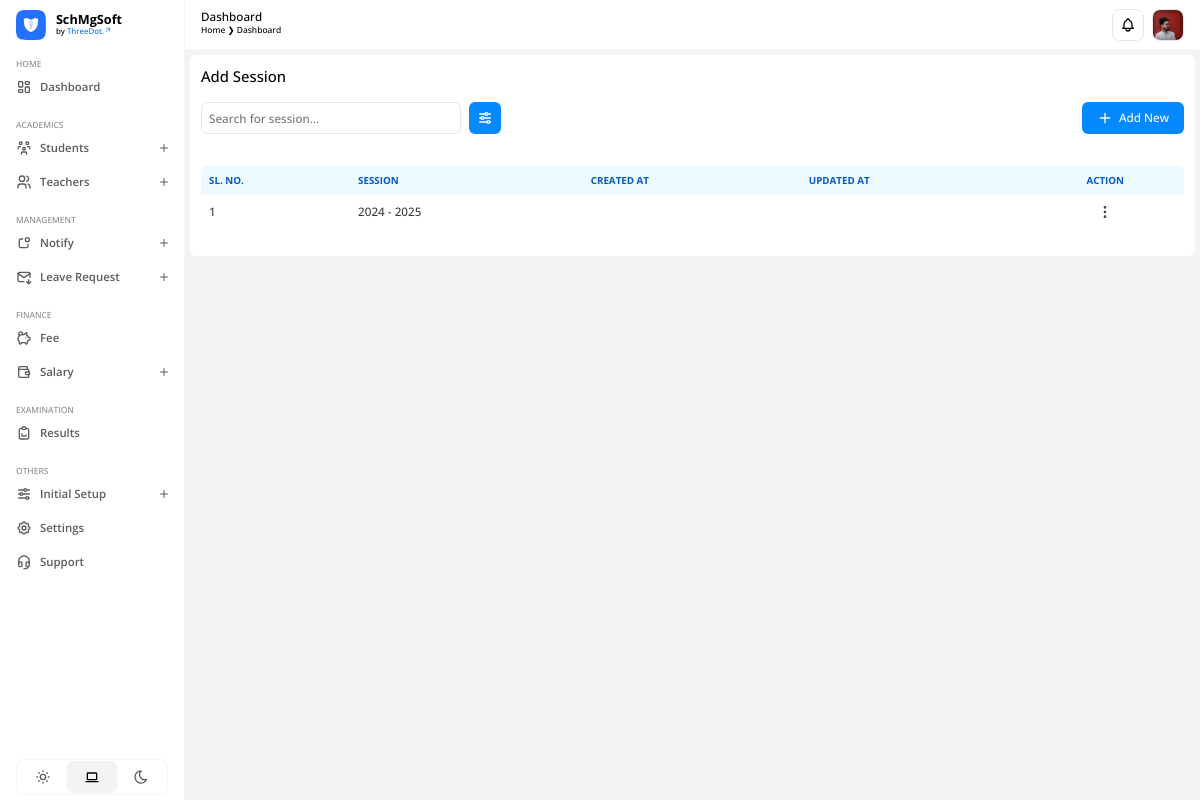
/home/add-session/ (signed in), run on the app's committed database.
### apps/users/models.py (models this page shows)
class CustomUser(AbstractUser):
    USER = (
        (1, 'ADMIN'),
        (2, 'TEACHER'),
        (3, 'STUDENT')
    )
    user_type = models.CharField(choices=USER, max_length=20, default=1)
    profile_pic = models.ImageField(upload_to='profile_pic/', null=True, blank=True)
    city = models.CharField(max_length=200, blank=True)
    country = models.CharField(max_length=200, blank=True)

### apps/home/models.py (models this page shows, shortened)
class Session(models.Model):
    start_session = models.CharField(max_length=100)
    end_session = models.CharField(max_length=100)

### apps/home/views.py (the view, shortened to what this page needs)
# urls.py: path('add-session/', views.add_session, name='add-session'),
@login_required(login_url='/')
def add_session(request):
    sessions = Session.objects.all()
    context = {
        'sessions': sessions
    }
    return render(request, 'add-session.html', context)

### apps/home/templates/add-session.html (shortened to what this page needs)
{% extends "base.html" %} {% load static %} {% block htmlhead %}
<link
  rel="stylesheet"
  type="text/css"
  href="{% static 'css/home/add-session.css' %}"
/>
{% endblock htmlhead %} {% block content %}
<div id="add-session-container">
  <h3>Add Session</h3>
  <div class="header">
    <div class="search-filter">
      <input
        type="text"
        name="search-input"
        id="search-input"
        placeholder="Search for session..."
      />
      <button>
      </button>
    </div>
    <span id="add-new-btn">
      <p>Add New</p>
    </span>
  </div>
  <div id="table-container">
    <table id="session-table">
      <thead>
        <tr>
          <th>SL. NO.</th>
          <th>SESSION</th>
          <th>CREATED AT</th>
          <th>UPDATED AT</th>
          <th style="text-align: center">ACTION</th>
        </tr>
      </thead>
      <tbody>
        {% for i in sessions %}
        <tr>
          <td>{{ forloop.counter }}</td>
          <td>{{ i.start_session }} - {{ i.end_session }}</td>
          <td>{{ i.created_at }}</td>
          <td>{{ i.updated_at }}</td>
          <td
            style="
              text-align: center;
              display: flex;
              align-items: center;
              justify-content: center;
            "
          >
            <button class="action-btn">
            </button>
          </td>
        </tr>
        {% endfor %}
      </tbody>
    </table>
  </div>
</div>
{% include "add-session-form.html" %}
{% endblock %}

### SchMgSoft/templates/header.html (shortened to what this page needs)
{% load static %}
{% block content %}
<header>
  <div class="left">
    <h3>Dashboard</h3>
    <div class="breadcrumb">
      <p>Home &#10095; Dashboard</p>
    </div>
  </div>
  <div class="right">
    <div id="notification-icon">
    </div>
    <div id="profile">
      {% if not user.profile_pic %}
      <img
        src="https://images.unsplash.com/photo-1522075469751-3a6694fb2f61?crop=entropy&cs=srgb&fm=jpg&ixid=M3wzMjM4NDZ8MHwxfHJhbmRvbXx8fHx8fHx8fDE3MjA2ODA4NTB8&ixlib=rb-4.0.3&q=85"
        alt="Profile Photo."
      />
      {% else %}
      <img src="{{ user.profile_pic.url }}" alt="Profile Photo." />
      {% endif %}
    </div>
  </div>
</header>
{% endblock %}
{% block extracss %}
<link rel="stylesheet" type="text/css" href="{% static 'css/header.css' %}" />
{% endblock %}

### SchMgSoft/static/css/style.css (style rules this page uses)
:root { --accent-clr-50: #edfaff; --accent-clr-100: #d6f1ff; --accent-clr-200: #b5e9ff; --accent-clr-300: #83ddff; --accent-clr-400: #48c7ff; --accent-clr-500: #1ea8ff; --accent-clr-600: #0689ff; --accent-clr-700: #0075fe; --accent-clr-800: #085ac5; --accent-clr-900: #0d4e9b; --accent-clr-950: #0e305d; --round-sm: 0.125rem; --round-norm: 0.25rem; --round-md: 0.375rem; --round-lg: 0.5rem; --round-xl: 0.75rem; --round-2xl: 1rem; --round-3xl: 1.5rem; --round-full: 50%; --transition-time: 0.15s; --animation-time: 0.3s; }
*, *:before, *:after { margin: 0; padding: 0; box-sizing: border-box; font-family: 'Open Sans', sans-serif; font-synthesis: none; -webkit-font-smoothing: antialiased; -moz-osx-font-smoothing: grayscale; text-rendering: optimizeLegibility; }
html { scroll-behavior: smooth; }
body { margin: 0; padding: 0; min-width: 100%; min-height: 100vh; font-family: 'Open Sans', sans-serif; font-synthesis: none; -webkit-font-smoothing: antialiased; -moz-osx-font-smoothing: grayscale; text-rendering: optimizeLegibility; overflow: hidden; }
body.light-mode { --text-clr-50: #f6f6f6; --text-clr-100: #e7e7e7; --text-clr-200: #d1d1d1; --text-clr-300: #b0b0b0; --text-clr-400: #9c9c9c; --text-clr-500: #8c8c8c; --text-clr-600: #5d5d5d; --text-clr-700: #4f4f4f; --text-clr-800: #454545; --text-clr-900: #3d3d3d; --text-clr-950: #000000; --bg-clr: #f3f3f3; --bg-component: #ffffff; --bg-icon: #f3f3f3; --bg-blur: rgba(255, 255, 255, 0.3); --border-clr: rgba(0, 0, 0, 0.05); --overlay: linear-gradient(180deg, rgba(0, 0, 0, 0.01), rgba(0, 0, 0, 0.5)); }
p, h1, h2, h3, h4, h5, h6 { padding: 0; margin: 0; }

### SchMgSoft/static/css/header.css (style rules this page uses)
header { position: absolute; top: 0; right: 0; padding: 9px 16px; width: calc(100% - 185px); height: 50px; display: flex; align-items: center; justify-content: space-between; background-color: var(--bg-component); border-bottom: 1px solid var(--text-clr-50); }
header .left, header .right { height: 100%; display: flex; }
header .left { flex-direction: column; align-items: start; justify-content: left; }
header .left h3 { font-size: 0.731rem; font-weight: 500; text-align: left; color: var(--text-clr-950); }
header .left .breadcrumb { display: flex; }
header .left .breadcrumb p { font-size: 0.531rem; font-weight: 500; text-align: left; color: var(--text-clr-950); }
header .right { gap: 8px; align-items: center; justify-content: right; }
header .right #profile, header .right #notification-icon { width: 32px; height: 32px; display: flex; align-items: center; justify-content: center; border: 1px solid var(--text-clr-100); border-radius: var(--round-lg); cursor: pointer; overflow: hidden; }
header .right #profile img { width: 100%; height: 100%; object-fit: cover; }
header .right #notification-icon svg { width: 16px; height: 16px; object-fit: contain; color: var(--text-clr-950); }

### data on the page
CustomUser: profile_pic (picture)
Session: start_session "2024", end_session "2025"
